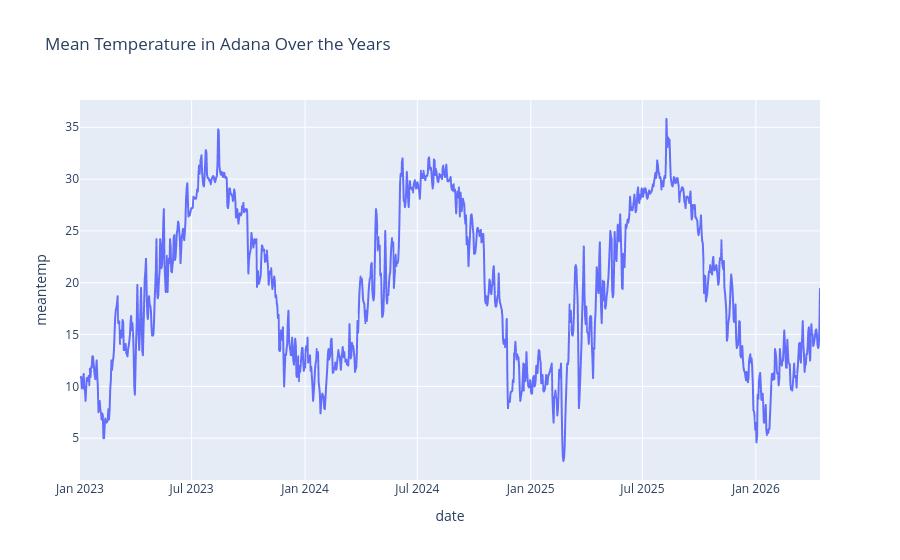

The notebook cell this image was saved under:
### Markdown cell above
## Exploratory Data Analysis
We visualize the temporal trends of each weather variable and examine the 
relationship between temperature and humidity using a scatter plot with an OLS trendline.

### Code cell
import plotly.express as px
figure = px.line(df, x="date", 
                 y="meantemp", 
                 title='Mean Temperature in Adana Over the Years')
figure.show()

### Figure 1 — Plotly figure (JSON) as saved in the notebook; plotly's stock layout.template omitted (floating-point values rounded to 4 significant figures; data arrays with more than 128 entries replaced by an {"elided": "..."} marker saying what was removed)
{"data": [{"hovertemplate": "date=%{x}<br>meantemp=%{y}<extra></extra>", "legendgroup": "", "line": {"color": "#636efa", "dash": "solid"}, "marker": {"symbol": "circle"}, "mode": "lines", "name": "", "showlegend": false, "type": "scattergl", "x": {"elided": "1201 str values"}, "xaxis": "x", "y": {"elided": "1201 float values"}, "yaxis": "y"}], "layout": {"legend": {"tracegroupgap": 0}, "title": {"text": "Mean Temperature in Adana Over the Years"}, "xaxis": {"anchor": "y", "domain": [0, 1], "title": {"text": "date"}}, "yaxis": {"anchor": "x", "domain": [0, 1], "title": {"text": "meantemp"}}}}
